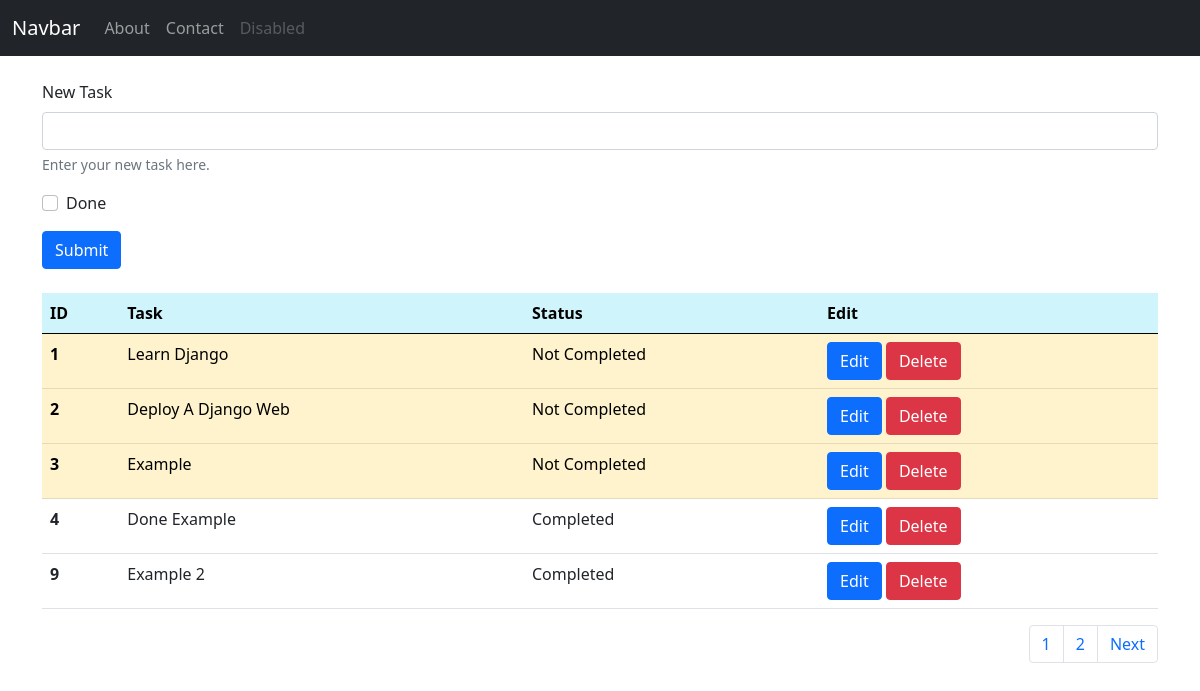
The page / on the database its author committed.
### TODOLIST/models.py (models this page shows, shortened)
class Task(models.Model):
    name = models.CharField(max_length=100)
    done = models.BooleanField(default=False)

### TODOLIST/views.py (the view)
# urls.py: path('', views.todolist, name='home'),
def todolist(request):
    if request.method == "POST":
        form = TaskForm(request.POST or None)
        if form.is_valid():
            form.save()
        messages.success(request, 'New Task Added!')
        return redirect('home')
    else:
        db = Task.objects.all()
        paginator = Paginator(db, 5)
        page = request.GET.get('page')
        db = paginator.get_page(page)
        return render(request, 'home.html', {'db': db})

### TODOLIST/templates/home.html (shortened to what this page needs)
{% extends 'base.html' %}
{% block content %}
    <div class="container">
        <form method="POST">
          <div class="mb-3">
            <label for="name" class="form-label">New Task</label>
            <input type="text" class="form-control" name="name" aria-describedby="taskHelp">
            <div id="taskHelp" class="form-text">Enter your new task here.</div>
          </div>
          <div class="mb-3 form-check">
            <input type="checkbox" class="form-check-input" name="done">
            <label class="form-check-label" for="done">Done</label>
          </div>
          <button type="submit" class="btn btn-primary">Submit</button>
        </form>
        <table class="table">
          <thead>
            <tr class="table-info">
              <th scope="col">ID</th>
              <th scope="col">Task</th>
              <th scope="col">Status</th>
              <th scope="col">Edit</th>
            </tr>
          </thead>
          <tbody>
            {% for line in db %}
                {% if line.done == False %}
                    <tr class="table-warning">
                {% else %}
                    <tr class="table">
                {% endif %}
                        <th scope="row"> {{ line.id }}</th>
                        <td> {{ line.name }}</td>
                        {% if line.done == True %}
                            <td> Completed </td>
                        {% else %}
                            <td> Not Completed </td>
                        {% endif %}
                        <td>
                            <a class="btn btn-primary" href="{% url 'edit' line.id %}"> Edit </a>
                            <a class="btn btn-danger" href="{% url 'delete' line.id %}"> Delete </a>
                        </td>
                    </tr>
            {% endfor %}
          </tbody>
        </table>
        <nav aria-label="Page navigation example">
          <ul class="pagination justify-content-end">
            <li class="page-item"><a class="page-link" href="?page={{ db.number }}"> {{ db.number }} </a></li>
            {% if db.has_next %}
                <li class="page-item"><a class="page-link" href="?page={{ db.next_page_number }}"> {{ db.next_page_number }} </a></li>
                <li class="page-item">
                  <a class="page-link" href="?page={{ db.next_page_number }}">Next</a>
                </li>
            {% endif %}
          </ul>
        </nav>
    </div>
{% endblock content %}

### templates/base.html (shortened to what this page needs)
<!doctype html>
<html lang="en">
  <head>
    <link href="https://cdn.jsdelivr.net/npm/bootstrap@5.0.0-beta2/dist/css/bootstrap.min.css" rel="stylesheet">
  </head>
  <body>
    <nav class="navbar navbar-expand-lg navbar-dark bg-dark">
      <div class="container-fluid">
        <a class="navbar-brand" href="{% url 'home' %}">Navbar</a>
        <div class="collapse navbar-collapse" id="navbarNavAltMarkup">
          <div class="navbar-nav">
            <a class="nav-link" href="{% url 'about' %}">About</a>
            <a class="nav-link" href="{% url 'contact' %}">Contact</a>
            <a class="nav-link disabled" href="#" tabindex="-1" aria-disabled="true">Disabled</a>
          </div>
        </div>
      </div>
    </nav>
    {% block content %}
    {% endblock content %}
  </body>
</html>

### rows shown on the page
Task: id "1", name "Learn Django", done "Not Completed"
Task: id "2", name "Deploy A Django Web", done "Not Completed"
Task: id "3", name "Example", done "Not Completed"
Task: id "4", name "Done Example", done "Completed"
Task: id "9", name "Example 2", done "Completed"

### other values the page prints
{{ db.number }} "1"
{{ db.next_page_number }} "2"
